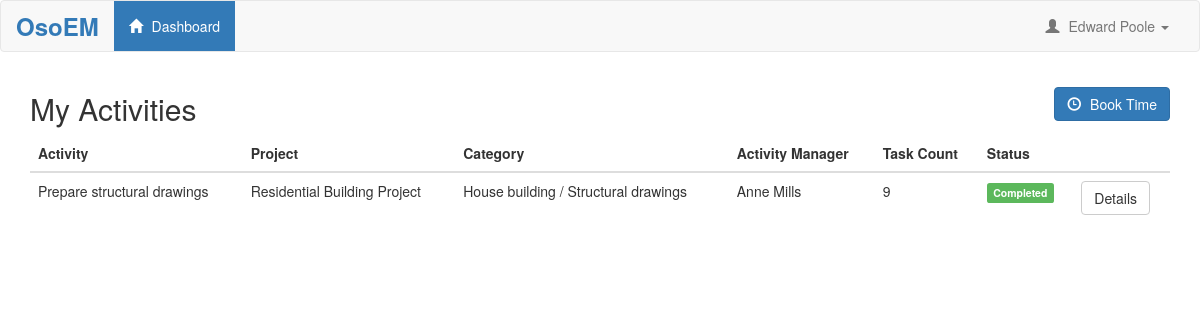
/app/public/dashboard.php (signed in), run on the app's committed database.
### tables this page shows
CREATE TABLE Employees(
    employeeid INT NOT NULL AUTO_INCREMENT,
    firstname VARCHAR(255) NOT NULL,
    lastname VARCHAR(255) NOT NULL,
    password VARCHAR(255) NOT NULL,
    email VARCHAR(255) NOT NULL,
    PRIMARY KEY (employeeid)
);

CREATE TABLE Activities(
    activityid INT AUTO_INCREMENT NOT NULL,
    subcategoryid INT NOT NULL,
    activityname VARCHAR(255) NOT NULL,
    activitydescription VARCHAR(1000),
    activitymanagerid INT NOT NULL,
    plannedstart DATE,
    plannedfinish DATE,
    forecaststart DATE,
    forecastfinish DATE,
    actualstart DATE,
    actualfinish DATE,
    plannedhours DECIMAL(10,2),
    forecasthours DECIMAL(10,2),
    PRIMARY KEY (activityid),
    FOREIGN KEY (subcategoryid) REFERENCES ActivitySubcategories (subcategoryid),
    FOREIGN KEY (activitymanagerid) REFERENCES Employees (employeeid)
);

CREATE TABLE Projects(
    projectid INT NOT NULL AUTO_INCREMENT,
    projectmanagerid INT NOT NULL,
    projectno VARCHAR(255) NOT NULL UNIQUE,
    projectname VARCHAR(255) NOT NULL,
    PRIMARY KEY (projectid),
    FOREIGN KEY (projectmanagerid) REFERENCES Employees (employeeid)
);

CREATE TABLE ActivityCategories(
    categoryid INT NOT NULL AUTO_INCREMENT,
    projectid INT NOT NULL,
    categoryname VARCHAR(255) NOT NULL,
    PRIMARY KEY (categoryid),
    FOREIGN KEY (projectid) REFERENCES Projects (projectid)
);

CREATE TABLE ActivitySubcategories(
    subcategoryid INT NOT NULL AUTO_INCREMENT,
    categoryid INT NOT NULL,
    subcategoryname VARCHAR(255),
    PRIMARY KEY (subcategoryid),
    FOREIGN KEY (categoryid) REFERENCES ActivityCategories (categoryid)
);

### app/src/autoload.php (called while the page is built, shortened)
<?php
spl_autoload_register(function ($class_name) {
    $base_dir = __DIR__ . '/';
    $file = $base_dir . $class_name . '.php';
    $file = $base_dir . 'Services/' . $class_name . '.php';
    if (file_exists($file)) {
        return;
    }
});

### app/src/Database.php (called while the page is built, shortened)
<?php
class Database {
    private $connection;
    private static $instance = null;
    private function __construct() {
        $servername = "localhost";
        $username = "roshn";
        $password = "P@ssword";
        $database = "trial";
        $this->connection = new mysqli($servername, $username, $password, $database);
    }
    public static function getInstance() {
        if (self::$instance === null) {
            self::$instance = new self();
        }
        return self::$instance;
    }
    public function prepare($sql) {
        return $this->connection->prepare($sql);
    }
}

### app/src/Services/AuthService.php (called while the page is built, shortened)
<?php
require_once __DIR__ . '/../Database.php';
class AuthService {
    private $db;
    public function __construct() {
        $this->db = Database::getInstance();
    }
    public function validateSession() {
        if (isset($_SESSION['eid'])) {
            return $_SESSION['eid'];
        }
        return false;
    }
    public function getUserInfo($employeeid) {
        $sql = 'SELECT firstname, lastname, email FROM Employees WHERE employeeid=?;';
        $stmt = $this->db->prepare($sql);
        $stmt->bind_param('i', $employeeid);
        $stmt->execute();
        $result = $stmt->get_result();
        $user = $result->fetch_assoc();
        return $user;
    }
}

### app/src/Services/ActivityService.php (called while the page is built, shortened)
<?php
require_once __DIR__ . '/../Database.php';
class ActivityService {
    private $db;
    public function __construct() {
        $this->db = Database::getInstance();
    }
    public function getUserActivities($employeeid) {
        $sql = "SELECT DISTINCT
                    Activities.activityid,
                    Activities.activityname,
                    Activities.activitydescription,
                    Projects.projectname,
                    Projects.projectno,
                    ActivityCategories.categoryname,
                    ActivitySubcategories.subcategoryname,
                    CONCAT(Employees.firstname, ' ', Employees.lastname) AS activity_manager,
                    Activities.plannedstart,
                    Activities.plannedfinish,
                    Activities.actualstart,
                    Activities.actualfinish,
                    COUNT(ActivityTasks.taskid) AS task_count
                FROM Activities
                INNER JOIN ActivityTasks ON Activities.activityid = ActivityTasks.activityid
                INNER JOIN ActivityTaskAssignments ON ActivityTasks.taskid = ActivityTaskAssignments.taskid
                INNER JOIN ActivitySubcategories ON Activities.subcategoryid = ActivitySubcategories.subcategoryid
                INNER JOIN ActivityCategories ON ActivitySubcategories.categoryid = ActivityCategories.categoryid
                INNER JOIN Projects ON ActivityCategories.projectid = Projects.projectid
                INNER JOIN Employees ON Activities.activitymanagerid = Employees.employeeid
                WHERE ActivityTaskAssignments.userid = ?
                GROUP BY Activities.activityid
                ORDER BY Projects.projectname, Activities.activityname";
        $stmt = $this->db->prepare($sql);
        $stmt->bind_param('i', $employeeid);
        $stmt->execute();
        $result = $stmt->get_result();
        $data = [];
        while ($row = $result->fetch_assoc()) {
            $data[] = $row;
        }
        return $data;
    }
}

### app/public/dashboard.php (the view, shortened to what this page needs)
<?php
    require_once '../src/autoload.php';
    $authService = new AuthService();
    $eid = $authService->validateSession();
    $activityService = new ActivityService();
    $data = $activityService->getUserActivities($eid);
?>
<!DOCTYPE html>
<html lang ="en">
<head>
    <link rel="stylesheet" href="https://maxcdn.bootstrapcdn.com/bootstrap/3.4.1/css/bootstrap.min.css">
</head>
<body>
    <?php include 'includes/header.php'; ?>
    <div class="container" >
    <div class="row">
        <div class="col-md-8">
            <h2>My Activities</h2>
        </div>
        <div class="col-md-4 text-right">
            <a href="book_time.php" class="btn btn-primary" style="margin-top: 15px;">
                <span class="glyphicon glyphicon-time"></span> Book Time
            </a>
        </div>
    </div>
    <table class="table table-hover">
    <thead>
    <tr>
    <th>Activity</th>
    <th>Project</th>
    <th>Category</th>
    <th>Activity Manager</th>
    <th>Task Count</th>
    <th>Status</th>
    <th></th>
    </tr>
    </thead>
    <tbody>
    <?php
    foreach ($data as $activity){
        echo "<tr>";
        echo "<td>".$activity["activityname"]."</td>";
        echo "<td>".$activity["projectname"]."</td>";
        echo "<td>".$activity["categoryname"]." / ".$activity["subcategoryname"]."</td>";
        echo "<td>".$activity["activity_manager"]."</td>";
        echo "<td>".$activity["task_count"]."</td>";
        $status = "Not Started";
        if ($activity["actualstart"]) {
            $status = $activity["actualfinish"] ? "Completed" : "In Progress";
        } else if ($activity["plannedstart"] && strtotime($activity["plannedstart"]) <= time()) {
            $status = "Overdue";
        }
        echo "<td><span class='label label-";
        switch($status) {
            case "Completed": echo "success'>Completed"; break;
        }
        echo "</span></td>";
        echo '<td><form action="activity.php" method="post">';
        echo '<button type="submit" class="btn btn-default">Details</button>';
        echo '</form></td>';
        echo "</tr>";
    }
    ?>
    </tbody>
    </table>
    </div>
</body>
</html>

### app/public/includes/header.php (shortened to what this page needs)
<?php
$eid = $authService->validateSession();
$userInfo = $authService->getUserInfo($eid);
$userName = $userInfo['firstname'] . ' ' . $userInfo['lastname'];
?>
<nav class="navbar navbar-default">
    <div class="container-fluid">
        <div class="navbar-header">
            <a class="navbar-brand" href="dashboard.php">
                <strong>OsoEM</strong>
            </a>
        </div>
        <div class="collapse navbar-collapse" id="navbar-collapse">
            <ul class="nav navbar-nav">
                <li class="<?php echo basename($_SERVER['PHP_SELF']) == 'dashboard.php' ? 'active' : ''; ?>">
                    <a href="dashboard.php">
                        <span class="glyphicon glyphicon-home"></span> Dashboard
                    </a>
                </li>
            </ul>
            <ul class="nav navbar-nav navbar-right">
                <li class="dropdown">
                    <a href="#" class="dropdown-toggle" data-toggle="dropdown" role="button" aria-haspopup="true" aria-expanded="false">
                        <span class="glyphicon glyphicon-user"></span>
                        <?php echo htmlspecialchars($userName); ?>
                        <span class="caret"></span>
                    </a>
                </li>
            </ul>
        </div>
    </div>
</nav>

### app/public/includes/header.php (style rules this page uses)
.navbar-brand { font-size: 24px; color: #337ab7 !important; }
.navbar-default .navbar-nav > .active > a, .navbar-default .navbar-nav > .active > a:hover, .navbar-default .navbar-nav > .active > a:focus { background-color: #337ab7; color: white !important; }
.glyphicon { margin-right: 5px; }

### data on the page
employees: userName "Edward Poole"
activities: activityname "Prepare structural drawings", projects.projectname "Residential Building Project", activitycategories.categoryname "House building", subcategoryid.subcategoryname "Structural drawings", activity_manager "Anne Mills", task_count "9", actualfinish "Completed"
